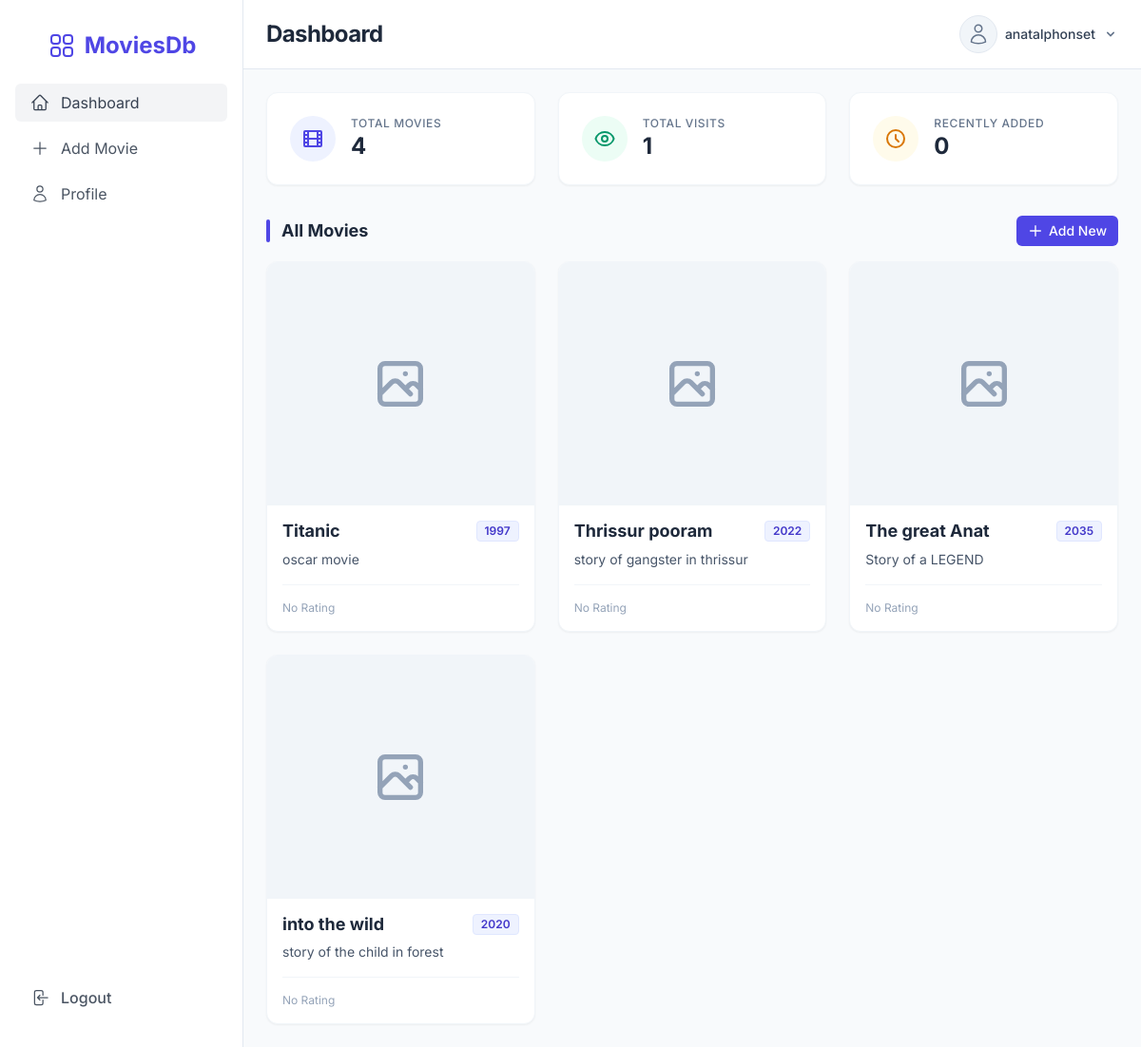
The app's page / (signed in) with its own data.
### movies/models.py (models this page shows, shortened)
class MovieInfo(models.Model):
    title = models.CharField(max_length=100)
    year = models.IntegerField(null=True)
    decsription = models.TextField()
    poster = models.ImageField(upload_to='images/', null=True)
    censor_details = models.OneToOneField(CensorInfo, on_delete=models.SET_NULL, related_name='movie', null=True)
    director_by= models.ForeignKey(Director,null=True, on_delete=models.CASCADE, related_name='directed_movie')
    acters= models.ManyToManyField(Actor, related_name='acted_movies')

### movies/views.py (the view)
# urls.py: path('', views.list,name='list'),
@login_required
def list(request):
    recent_visits=request.session.get('recent_visits',[])
    count=request.session.get('count',0)
    count=int(count)
    count=count+1
    request.session['count']=count
    recent_movie_set=MovieInfo.objects.filter(pk__in=recent_visits)
    movie_details=MovieInfo.objects.all()
    response=render(request,'list.html',{
        'recent_movies':recent_movie_set,
        'movie':movie_details,
        'visits':count})
    return response

### templates/list.html (shortened to what this page needs)
{% extends 'base.html' %}
{% load static %}
{% block content %}
<div class="space-y-8 animate-fade-in">
    <div class="grid grid-cols-1 md:grid-cols-3 gap-6">
        <div class="bg-white p-6 rounded-xl shadow-sm border border-slate-100 flex items-center">
            <div class="p-3 bg-indigo-50 rounded-full text-indigo-600 mr-4">
                <svg xmlns="http://www.w3.org/2000/svg" class="h-6 w-6" fill="none" viewBox="0 0 24 24"
                    stroke="currentColor">
                    <path stroke-linecap="round" stroke-linejoin="round" stroke-width="2"
                        d="M7 4v16M17 4v16M3 8h4m10 0h4M3 12h18M3 16h4m10 0h4M4 20h16a1 1 0 001-1V5a1 1 0 00-1-1H4a1 1 0 00-1 1v14a1 1 0 001 1z" />
                </svg>
            </div>
            <div>
                <p class="text-xs text-slate-500 font-medium uppercase tracking-wider">Total Movies</p>
                <h3 class="text-2xl font-bold text-slate-800">{{ movie.count }}</h3>
            </div>
        </div>
        <div class="bg-white p-6 rounded-xl shadow-sm border border-slate-100 flex items-center">
            <div class="p-3 bg-emerald-50 rounded-full text-emerald-600 mr-4">
            </div>
            <div>
                <p class="text-xs text-slate-500 font-medium uppercase tracking-wider">Total Visits</p>
                <h3 class="text-2xl font-bold text-slate-800">{{ visits }}</h3>
            </div>
        </div>
        <div class="bg-white p-6 rounded-xl shadow-sm border border-slate-100 flex items-center">
            <div class="p-3 bg-amber-50 rounded-full text-amber-600 mr-4">
                <svg xmlns="http://www.w3.org/2000/svg" class="h-6 w-6" fill="none" viewBox="0 0 24 24"
                    stroke="currentColor">
                    <path stroke-linecap="round" stroke-linejoin="round" stroke-width="2"
                        d="M12 8v4l3 3m6-3a9 9 0 11-18 0 9 9 0 0118 0z" />
                </svg>
            </div>
            <div>
                <p class="text-xs text-slate-500 font-medium uppercase tracking-wider">Recently Added</p>
                <h3 class="text-2xl font-bold text-slate-800">{{ recent_movies.count }}</h3>
            </div>
        </div>
    </div>
    <section>
        <div class="flex items-center justify-between mb-4">
            <h2 class="text-lg font-bold text-slate-800 flex items-center">
                <span class="bg-indigo-600 w-1 h-6 rounded-full mr-3"></span>
                All Movies
            </h2>
            <a href="{% url 'create' %}"
                class="inline-flex items-center px-3 py-1.5 text-sm font-medium text-white bg-indigo-600 rounded-md hover:bg-indigo-700 transition-colors">
                <svg xmlns="http://www.w3.org/2000/svg" class="h-4 w-4 mr-1.5" fill="none" viewBox="0 0 24 24"
                    stroke="currentColor">
                    <path stroke-linecap="round" stroke-linejoin="round" stroke-width="2" d="M12 4v16m8-8H4" />
                </svg>
                Add New
            </a>
        </div>
        <div class="grid grid-cols-1 sm:grid-cols-2 lg:grid-cols-3 xl:grid-cols-4 gap-6">
            {% for movie_obj in movie %}
            <div
                class="bg-white rounded-xl shadow-sm border border-slate-100 overflow-hidden hover:shadow-md transition-all duration-300 group flex flex-col h-full">
                <div class="aspect-w-2 aspect-h-3 bg-slate-200 relative overflow-hidden cursor-pointer">
                    {% if movie_obj.poster %}
                    <img src="{{ movie_obj.poster.url }}" alt="{{ movie_obj.title }}"
                        class="w-full h-64 object-cover transform transition-transform duration-500 group-hover:scale-105">
                    {% else %}
                    <div class="w-full h-64 flex items-center justify-center bg-slate-100 text-slate-400">
                        <svg class="w-16 h-16" fill="none" stroke="currentColor" viewBox="0 0 24 24">
                            <path stroke-linecap="round" stroke-linejoin="round" stroke-width="2"
                                d="M4 16l4.586-4.586a2 2 0 012.828 0L16 16m-2-2l1.586-1.586a2 2 0 012.828 0L20 14m-6-6h.01M6 20h12a2 2 0 002-2V6a2 2 0 00-2-2H6a2 2 0 00-2 2v12a2 2 0 002 2z">
                            </path>
                        </svg>
                    </div>
                    {% endif %}
                </div>
                <div class="p-4 flex flex-col flex-1">
                    <div class="flex justify-between items-start mb-2">
                        <h3 class="text-lg font-bold text-slate-800 leading-tight">{{ movie_obj.title }}</h3>
                        <div class="flex flex-col items-end">
                            <span
                                class="text-xs font-semibold px-2 py-0.5 rounded bg-indigo-50 text-indigo-700 border border-indigo-100 inline-block whitespace-nowrap">
                                {{ movie_obj.year|default:"2023" }}
                            </span>
                        </div>
                    </div>
                    <p class="text-sm text-slate-600 line-clamp-3 mb-4">{{ movie_obj.decsription }}</p>
                    <div
                        class="mt-auto pt-3 border-t border-slate-100 flex items-center justify-between text-xs text-slate-500">
                        <div class="flex flex-col">
                            {% load movie_vars %}
                            <div class="flex items-center mt-1">
                                {% if movie_obj.censor_details.rating %}
                                {% for star in movie_obj.censor_details.rating|get_stars %}
                                {% if star == 1 %}
                                <svg class="w-4 h-4 text-yellow-400 fill-current" viewBox="0 0 24 24">
                                    <path
                                        d="M12 17.27L18.18 21l-1.64-7.03L22 9.24l-7.19-.61L12 2 9.19 8.63 2 9.24l5.46 4.73L5.82 21z" />
                                </svg>
                                {% elif star == 2 %}
                                <svg class="w-4 h-4 text-yellow-400 fill-current" viewBox="0 0 24 24">
                                    <defs>
                                        <linearGradient id="half-star">
                                            <stop offset="50%" stop-color="currentColor" />
                                            <stop offset="50%" stop-color="#cbd5e1" />
                                        </linearGradient>
                                    </defs>
                                    <path fill="url(#half-star)"
                                        d="M12 17.27L18.18 21l-1.64-7.03L22 9.24l-7.19-.61L12 2 9.19 8.63 2 9.24l5.46 4.73L5.82 21z" />
                                </svg>
                                {% else %}
                                <svg class="w-4 h-4 text-slate-300 fill-current" viewBox="0 0 24 24">
                                    <path
                                        d="M12 17.27L18.18 21l-1.64-7.03L22 9.24l-7.19-.61L12 2 9.19 8.63 2 9.24l5.46 4.73L5.82 21z" />
                                </svg>
                                {% endif %}
                                {% endfor %}
                                {% else %}
                                <span class="text-xs text-slate-400">No Rating</span>
                                {% endif %}
                            </div>
                        </div>
                    </div>
                </div>
            </div>
            {% endfor %}
        </div>
    </section>
</div>
{% endblock content %}

### templates/base.html (shortened to what this page needs)
{% load static %}
<!DOCTYPE html>
<html lang="en">
<head>
    <script src="https://cdn.tailwindcss.com"></script>
</head>
<body class="bg-slate-50 font-sans antialiased text-slate-900">
    <div class="flex h-screen overflow-hidden">
        {% include 'partials/sidebar.html' %}
        <div class="relative flex flex-col flex-1 overflow-y-auto overflow-x-hidden">
            {% include 'partials/header.html' %}
            <main class="w-full flex-grow p-6">
                {% block content %}
                {% endblock %}
            </main>
        </div>
    </div>
</body>
</html>

### templates/partials/sidebar.html (shortened to what this page needs)
<aside
    class="flex flex-col w-64 h-screen px-4 py-8 overflow-y-auto bg-white border-r rtl:border-r-0 rtl:border-l border-slate-200">
    <a href="{% url 'list' %}" class="mx-auto text-2xl font-bold text-indigo-600 flex items-center gap-2">
        MoviesDb
    </a>
    <div class="flex flex-col justify-between flex-1 mt-6">
        <nav class="space-y-2">
            <a href="{% url 'list' %}"
                class="flex items-center px-4 py-2 text-gray-700 bg-gray-100 rounded-md hover:bg-indigo-50 hover:text-indigo-700 transition-colors duration-200">
                Dashboard
            </a>
            <a href="{% url 'create' %}"
                class="flex items-center px-4 py-2 text-gray-600 rounded-md hover:bg-indigo-50 hover:text-indigo-700 transition-colors duration-200">
                <svg xmlns="http://www.w3.org/2000/svg" fill="none" viewBox="0 0 24 24" stroke-width="1.5"
                    stroke="currentColor" class="w-5 h-5 mr-3">
                    <path stroke-linecap="round" stroke-linejoin="round" d="M12 4.5v15m7.5-7.5h-15" />
                </svg>
                Add Movie
            </a>
            <a href="#"
                class="flex items-center px-4 py-2 text-gray-600 rounded-md hover:bg-indigo-50 hover:text-indigo-700 transition-colors duration-200">
                Profile
            </a>
        </nav>
        <div>
            <a href="{% url 'logout' %}"
                class="flex items-center px-4 py-2 mt-5 text-gray-600 transition-colors duration-200 transform rounded-md hover:bg-gray-100 dark:hover:bg-gray-800 dark:hover:text-gray-200 hover:text-gray-700"
                href="#">
                <span class="font-medium">Logout</span>
            </a>
        </div>
    </div>
</aside>

### templates/partials/header.html (shortened to what this page needs)
<header class="flex items-center justify-between px-6 py-4 bg-white border-b border-slate-200">
    <div class="flex items-center">
        <div class="relative mx-4 lg:mx-0">
            <h1 class="text-2xl font-bold text-slate-800 tracking-tight">
                {% block header_title %}Dashboard{% endblock %}
            </h1>
        </div>
    </div>
    <div class="flex items-center space-x-4">
        <div class="relative" x-data="{ open: false }">
            <button @click="open = !open" class="flex items-center space-x-2 relative focus:outline-none">
                <div
                    class="w-10 h-10 overflow-hidden bg-slate-100 rounded-full flex items-center justify-center border border-slate-200">
                </div>
                <span class="text-sm font-medium text-slate-700">{{ user.username|default:"Guest" }}</span>
                <svg class="w-4 h-4 text-slate-500 hidden md:block" viewBox="0 0 20 20" fill="currentColor">
                    <path fill-rule="evenodd"
                        d="M5.293 7.293a1 1 0 011.414 0L10 10.586l3.293-3.293a1 1 0 111.414 1.414l-4 4a1 1 0 01-1.414 0l-4-4a1 1 0 010-1.414z"
                        clip-rule="evenodd" />
                </svg>
            </button>
        </div>
    </div>
</header>

### records on screen
MovieInfo: title "Titanic", year "1997", decsription "oscar movie", shows "No Rating"
MovieInfo: title "Thrissur pooram", year "2022", decsription "story of gangster in thrissur", shows "No Rating"
MovieInfo: title "The great Anat", year "2035", decsription "Story of a LEGEND", shows "No Rating"
MovieInfo: title "into the wild", year "2020", decsription "story of the child in forest", shows "No Rating"

### other values on screen
{{ user.username|default:"Guest" }} "anatalphonset"
{{ movie.count }} "4"
{{ visits }} "1"
{{ recent_movies.count }} "0"
